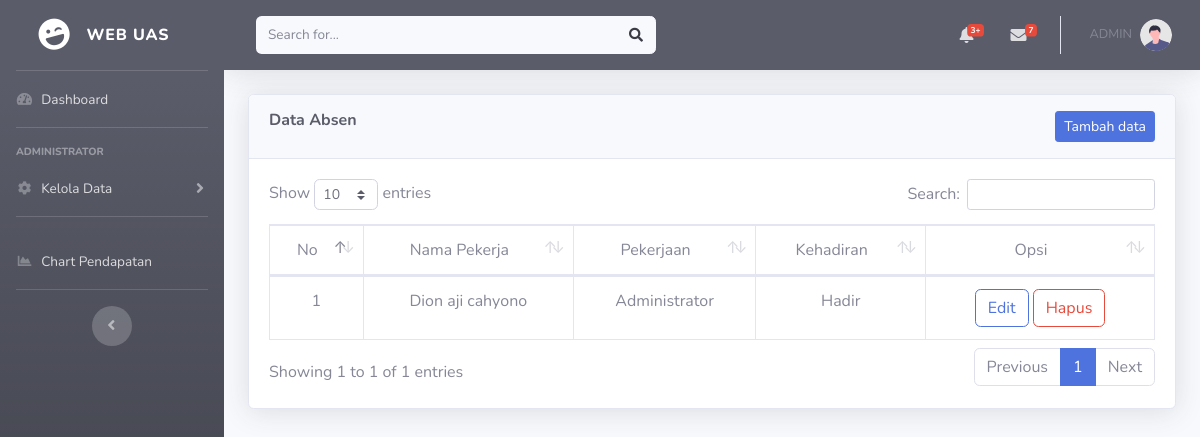
The app's page /C_absensi/home (signed in) with its own data.
### tables this page shows
CREATE TABLE `tb_absensi` (
  `id_absen` int(11) NOT NULL,
  `nama_pekerja` varchar(255) NOT NULL,
  `pekerjaan` varchar(250) NOT NULL,
  `kehadiran` varchar(255) NOT NULL
);

### application/controllers/C_absensi/home.php (called while the page is built, shortened)
<?php
class home extends CI_Controller {
	public function index()
	{
		$datat['title']='Halaman Absensi';
		$data['list']=$this->M_absensi->semuadata();
    $this->load->view('V_home/header',$datat);
    $this->load->view('V_home/sidebar');
    $this->load->view('V_home/topbar');
		$this->load->view('V_home/absensi',$data);
    $this->load->view('V_home/footer');
	}
}

### index.php (called while the page is built, shortened)
<?php
require_once BASEPATH.'core/CodeIgniter.php';

### application/models/M_absensi.php (called while the page is built, shortened)
<?php
class M_absensi extends CI_model{
  public function semuadata(){
  return  $this->db -> get('tb_absensi')->result_array();
  }
}
 ?>

### application/views/V_home/absensi.php (the view, shortened to what this page needs)
<div class="container-fluid">
    <div class="card shadow mb-4">
        <div class="card-header py-3">
            <h6 class="m-0 font-weight-bold text-dark">Data Absen</h>
            <a href="<?php echo base_url('C_absensi/home/tambah_data'); ?>" class="btn btn-primary btn-responsive btn-sm float-right">Tambah data</a>
        </div>
        <div class="card-body">
            <div class="table-responsive">
                <table class="table table-bordered text-center" id="dataTable" width="100%" cellspacing="0">
                    <thead>
      <tr>
        <td>No</td>
        <td>Nama Pekerja</td>
        <td>Pekerjaan</td>
        <td>Kehadiran</td>
        <td>Opsi</td>
      </tr>
      </thead>
      <tbody>
      <?php $no=1; ?>
      <?php foreach ($list as $lst ): ?>
      <tr>
        <td><?php echo $no++; ?></td>
        <td><?php echo $lst['nama_pekerja']; ?></td>
        <td><?php echo $lst ['pekerjaan']; ?></td>
        <td><?php echo $lst['kehadiran']; ?></td>
        <td>
          <a href="<?php echo base_url()?>C_absensi/home/edit_data/<?php echo$lst['id_absen']; ?>"class="btn btn-outline-primary">Edit</a>
          <a href="<?php echo base_url()?>C_absensi/home/hapus_data/<?php echo$lst['id_absen']; ?>"class="btn btn-outline-danger">Hapus</a>
        </td>
      </tr>
      <?php endforeach; ?>
    </tbody>
</div>
</div>
</div>
</div>

### records on screen
tb_absensi: nama_pekerja "Dion aji cahyono", pekerjaan "Administrator", kehadiran "Hadir"
